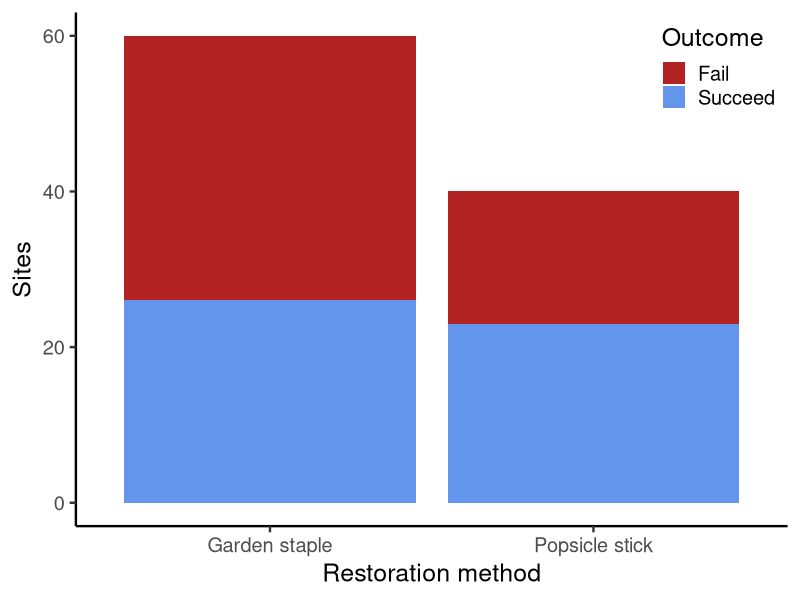
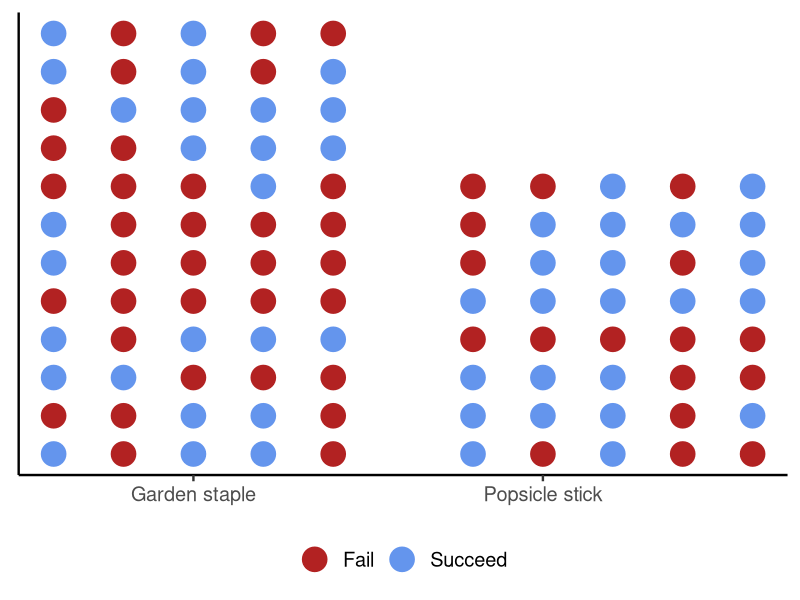
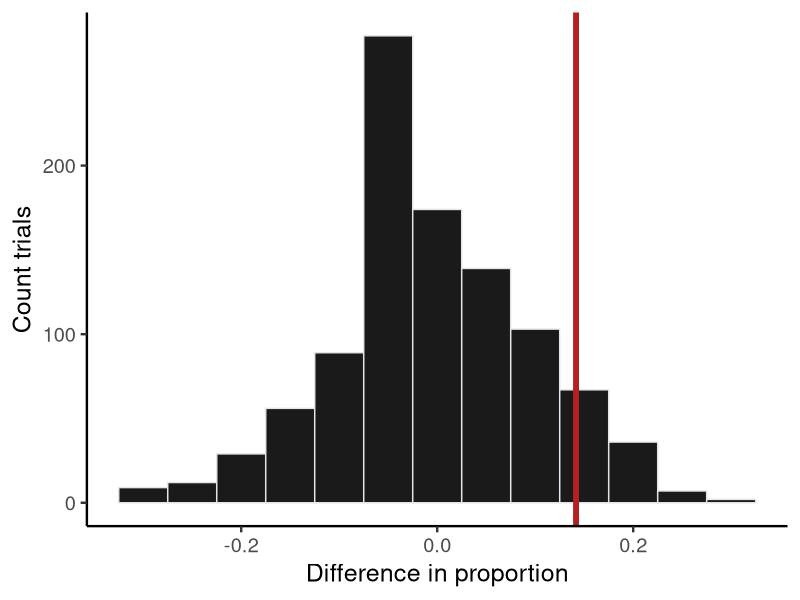
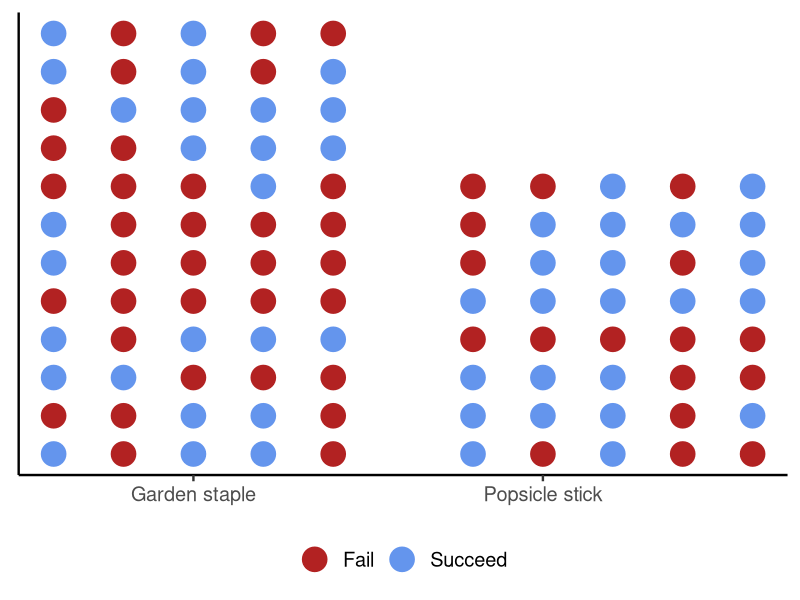
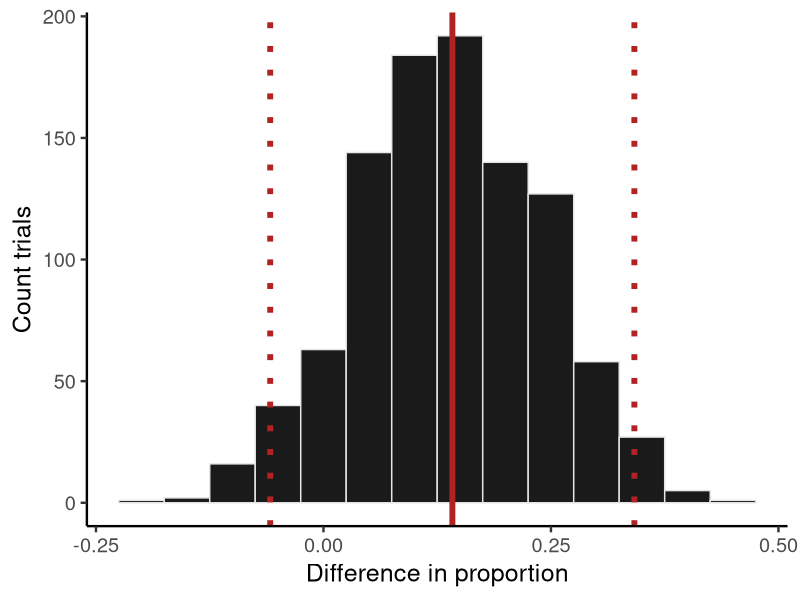
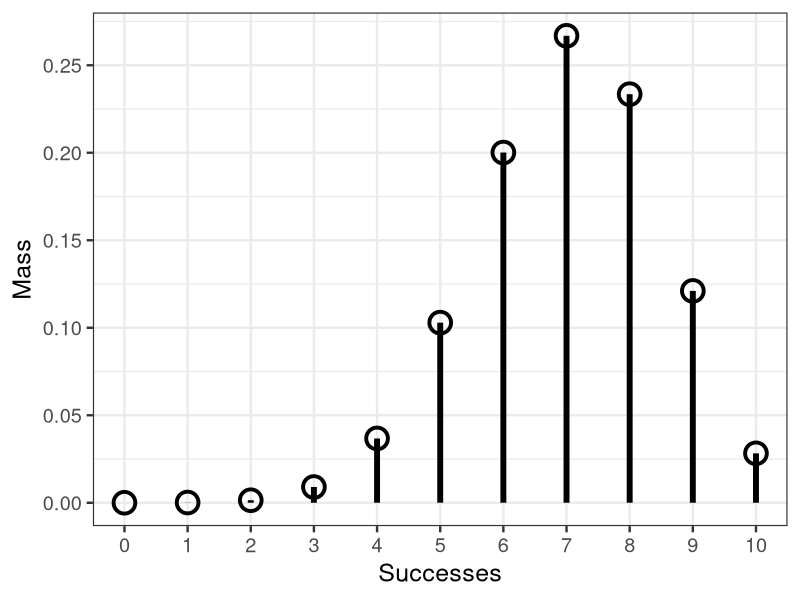
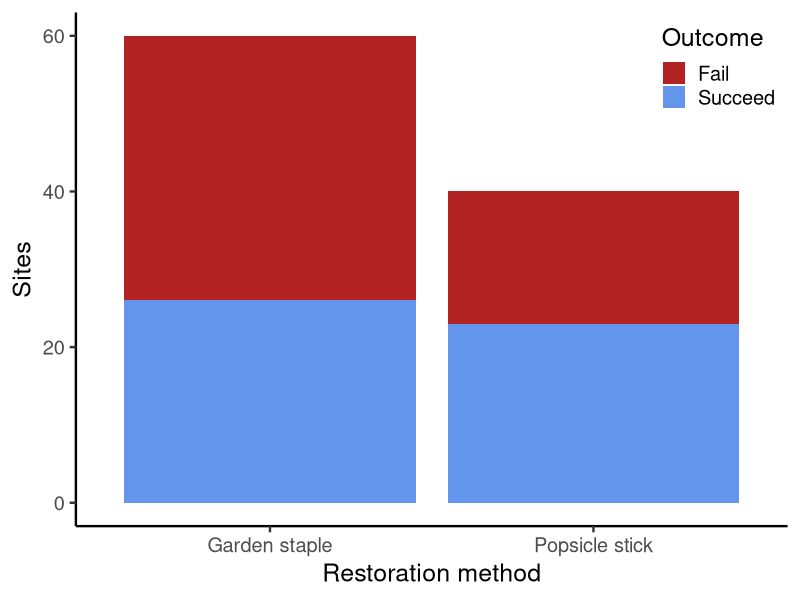
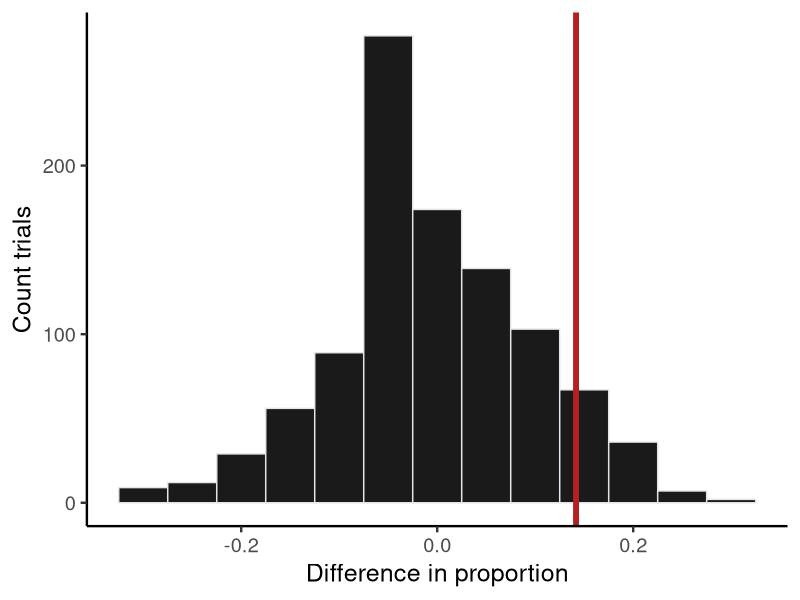

The R script that drew these images, in order:
library(tidyverse)
theme_set(theme_classic(18))
set.seed(123)

restoration_n <- 100
restoration <- tibble(
  plot_id = 1:restoration_n,
  treatment = sample(c("Garden staple", "Popsicle stick"), 
                     size = restoration_n, 
                     replace = TRUE,
                     prob = c(0.6, 0.4)),
  success = rbinom(restoration_n, 
                   size = 1, 
                   p = ifelse(treatment == "Garden staple", 0.42, 0.55)),
  shoot_density_m2 = rgamma(restoration_n, 
                            shape = ifelse(treatment == "Garden staple", 4, 5), 
                            rate = 0.05),
  success_fct = factor(success, labels = c("Fail", "Succeed"))
)
summary(lm(success ~ treatment, restoration))
summary(lm(shoot_density_m2 ~ treatment, restoration))
ggplot(restoration, aes(treatment, fill = success_fct)) +
  geom_bar() +
  scale_fill_manual(values = c("firebrick", "cornflowerblue")) +
  labs(x = "Restoration method",
       y = "Sites",
       fill = "Outcome") +
  theme(legend.position = "inside",
        legend.position.inside = c(1, 1),
        legend.justification = c(1, 1))
ggsave("course-materials/lecture-slides/scratch/week4/restoration.png",
       height = 5,
       width = 5,
       units = "in",
       dpi = 300)

restoration %>% 
  group_by(treatment) %>% 
  summarize(n_success = sum(success),
            n_fail = sum(1 - success),
            prop_success = mean(success))

grid_width <- 5
restoration_grid <- restoration %>% 
  group_by(treatment) %>% 
  mutate(i = row_number() - 1,
         x = i %% grid_width,
         y = i %/% grid_width) %>% 
  ungroup() %>% 
  mutate(x = ifelse(treatment == "Popsicle stick", x + grid_width + 1, x))
ggplot(restoration_grid, aes(x, y, color = success_fct)) +
  geom_point(size = 8) +
  scale_color_manual(values = c("firebrick", "cornflowerblue")) +
  scale_x_continuous(breaks = c((grid_width - 1) / 2, (grid_width - 1) / 2 + grid_width),
                     labels = c("Garden staple", "Popsicle stick")) +
  theme(legend.position = "bottom",
        legend.title = element_blank(),
        axis.ticks.y = element_blank(),
        axis.title = element_blank(),
        axis.text.y = element_blank())

library(gganimate)
restoration_shuffle <- map(1:1000, \(t) {
  restoration_grid %>% 
    mutate(treatment = sample(treatment, size = nrow(.))) %>% 
    group_by(treatment) %>% 
    mutate(i = row_number() - 1,
           x = i %% grid_width,
           y = i %/% grid_width) %>% 
    ungroup() %>% 
    mutate(x = ifelse(treatment == "Popsicle stick", x + grid_width + 1, x),
           trial = t)
}) %>% 
  list_rbind()
p1 <- ggplot(filter(restoration_shuffle, trial <= 10), 
             aes(x, y, color = success_fct)) +
  geom_point(size = 10) +
  scale_color_manual(values = c("firebrick", "cornflowerblue")) +
  scale_x_continuous(breaks = c((grid_width - 1) / 2,
                                (grid_width - 1) / 2 + grid_width + 1),
                     labels = c("Garden staple", "Popsicle stick")) +
  theme(legend.position = "bottom",
        legend.title = element_blank(),
        axis.ticks.y = element_blank(),
        axis.title = element_blank(),
        axis.text.y = element_blank()) +
  transition_states(
    trial,
    transition_length = 2,
    state_length = 1
  ) +
  enter_fade() +
  exit_shrink() +
  ease_aes("sine-in-out") +
  labs(title = "Shuffle {closest_state}")
p2 <- ggplot(filter(restoration_shuffle, trial <= 10), 
             aes(treatment, fill = success_fct)) +
  geom_bar() +
  scale_fill_manual(values = c("firebrick", "cornflowerblue")) +
  labs(x = "Restoration method",
       y = "Sites",
       fill = "Outcome") +
  theme(legend.position = "bottom",
        legend.title = element_blank()) +
  transition_states(
    trial,
    transition_length = 2,
    state_length = 1
  ) +
  enter_fade() +
  exit_shrink() +
  ease_aes("sine-in-out") +
  labs(title = "Shuffle {closest_state}")
anim_save("shuffle1.gif",
          animate(p1, nframes = 100, fps = 10),
          path = here::here("course-materials/lecture-slides/scratch/week4/"))
anim_save("shuffle2.gif",
          animate(p2, nframes = 100, fps = 10),
          path = here::here("course-materials/lecture-slides/scratch/week4/"))

restoration_null <- restoration_shuffle %>% 
  group_by(trial, treatment) %>% 
  summarize(prop_succeess = mean(success), .groups = "drop_last") %>% 
  summarize(diff_prop = prop_succeess[2] - prop_succeess[1])
restoration_observed <- restoration %>% 
  group_by(treatment) %>% 
  summarize(prop_succeess = mean(success), .groups = "drop") %>% 
  summarize(diff_prop = prop_succeess[2] - prop_succeess[1]) %>% 
  pull(diff_prop)
ggplot(restoration_null, aes(diff_prop)) +
  geom_histogram(binwidth = 0.05, 
                 color = "grey90", 
                 fill = "grey10") +
  geom_vline(xintercept = restoration_observed, color = "firebrick", linewidth = 2) +
  labs(x = "Difference in proportion",
       y = "Count trials")
ggsave("course-materials/lecture-slides/scratch/week4/diff_prop_dist.png",
       height = 5,
       width = 5,
       units = "in",
       dpi = 300)  
restoration_p <- mean(restoration_null$diff_prop > restoration_observed)

# Bootstrapping
restoration %>% 
  group_by(treatment) %>% 
  mutate(success = sample(success, replace = TRUE)) %>% 
  summarize(prop_success = mean(success)) %>% 
  summarize(diff_prop = prop_success[2] - prop_success[1])


ggplot(restoration_grid, aes(x, y, color = success_fct)) +
  geom_point(size = 8) +
  scale_color_manual(values = c("firebrick", "cornflowerblue")) +
  scale_x_continuous(breaks = c((grid_width - 1) / 2, (grid_width - 1) / 2 + grid_width),
                     labels = c("Garden staple", "Popsicle stick")) +
  theme(legend.position = "bottom",
        legend.title = element_blank(),
        axis.ticks.y = element_blank(),
        axis.title = element_blank(),
        axis.text.y = element_blank())

restoration_boot <- map(1:1000, \(t) {
  restoration %>% 
    group_by(treatment) %>% 
    mutate(plot_id = sample(plot_id, replace = TRUE),
           success = map_int(plot_id, \(id) restoration$success[restoration$plot_id == id]),
           success_fct = factor(success, labels = c("Fail", "Succeed")),
           i = row_number() - 1,
           x = i %% grid_width,
           y = i %/% grid_width) %>% 
    ungroup() %>% 
    mutate(x = ifelse(treatment == "Popsicle stick", x + grid_width + 1, x),
           trial = t)
}) %>% 
  list_rbind()

p3 <- ggplot(filter(restoration_boot, trial <= 10), 
             aes(x, y, group = plot_id, color = success_fct)) +
  geom_point(size = 8) +
  scale_color_manual(values = c("firebrick", "cornflowerblue")) +
  scale_x_continuous(breaks = c((grid_width - 1) / 2, 
                                (grid_width - 1) / 2 + grid_width + 1),
                     labels = c("Garden staple", "Popsicle stick")) +
  theme(legend.position = "bottom",
        legend.title = element_blank(),
        axis.ticks.y = element_blank(),
        axis.title = element_blank(),
        axis.text.y = element_blank()) +
  transition_states(
    trial,
    transition_length = 2,
    state_length = 1
  ) +
  enter_fade() +
  exit_shrink() +
  ease_aes("sine-in-out") +
  labs(title = "Shuffle {closest_state}")

anim_save("boot1.gif",
          animate(p3, nframes = 100, fps = 10),
          path = here::here("course-materials/lecture-slides/scratch/week4/"))

p4 <- ggplot(filter(restoration_boot, trial <= 10), 
             aes(treatment, fill = success_fct)) +
  geom_bar() +
  scale_fill_manual(values = c("firebrick", "cornflowerblue")) +
  labs(x = "Restoration method",
       y = "Sites",
       fill = "Outcome") +
  theme(legend.position = "inside",
        legend.position.inside = c(1, 1),
        legend.justification = c(1, 1)) +
  transition_states(
    trial,
    transition_length = 2,
    state_length = 1
  ) +
  enter_fade() +
  exit_shrink() +
  ease_aes("sine-in-out") +
  labs(title = "Shuffle {closest_state}")

anim_save("boot2.gif",
          animate(p4, nframes = 100, fps = 10),
          path = here::here("course-materials/lecture-slides/scratch/week4/"))

diff_prop_boot <- restoration_boot %>% 
  group_by(trial, treatment) %>% 
  summarize(prop_success = mean(success),
            .groups = "drop_last") %>% 
  summarize(diff_prop = prop_success[2] - prop_success[1])
ggplot(diff_prop_boot, aes(diff_prop)) +
  geom_histogram(binwidth = 0.05, 
                 color = "grey90", 
                 fill = "grey10") +
  geom_vline(xintercept = restoration_observed, color = "firebrick", linewidth = 2) +
  geom_vline(xintercept = quantile(diff_prop_boot$diff_prop, c(0.025, 0.975)), 
             color = "firebrick", 
             linewidth = 2,
             linetype = "dotted") +
  labs(x = "Difference in proportion",
       y = "Count trials")

ggsave("course-materials/lecture-slides/scratch/week4/diff_prop_boot.png",
       height = 5,
       width = 5,
       units = "in",
       dpi = 300)




# Quiz 9
binom_pmf <- tibble(
  x = 0:10,
  pmf = dbinom(x, 10, 0.70)
)
ggplot() +
  geom_segment(aes(x = x, y = pmf, xend = x, yend = 0),
               binom_pmf,
               linewidth = 2, color = "black") +
  geom_point(aes(x = x, y = pmf),
             binom_pmf,
             color = "black", size = 6, shape = 21, stroke = 2) +
  labs(x = "Successes",
       y = "Mass") +
  scale_x_continuous(breaks = 0:10, minor_breaks = NULL) +
  scale_y_continuous(breaks = seq(0, 0.3, by = 0.05)) +
  theme_bw(18)
